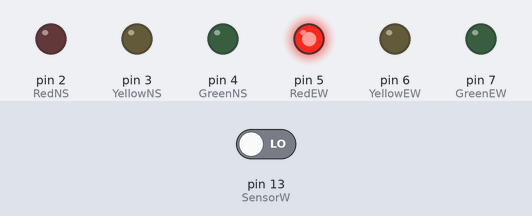
The sketch below on a simulated Arduino Uno, built with avr-gcc and run on an emulated ATmega328P. On the bench: output pins drawn as LEDs (lit = HIGH). The test bench sets the inputs (shaded band); at power-on: pin 13 (SensorW) LOW.

Above: at 0.1 s.
At 1.1 s:
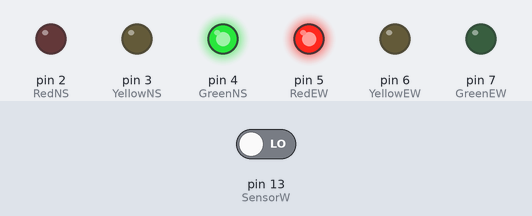
At 13.1 s:
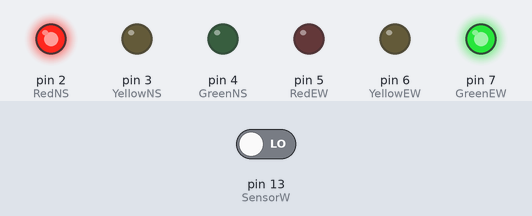
At 18.1 s:
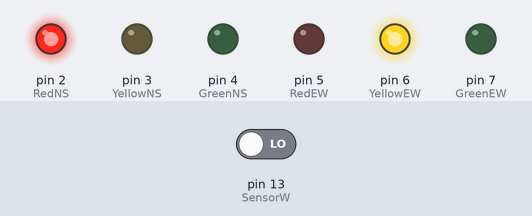
At 30.1 s:
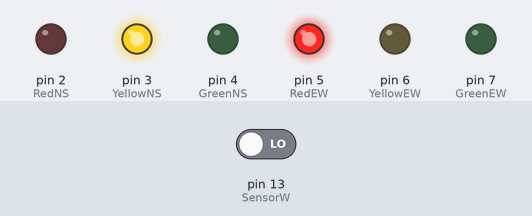
At 38.1 s:
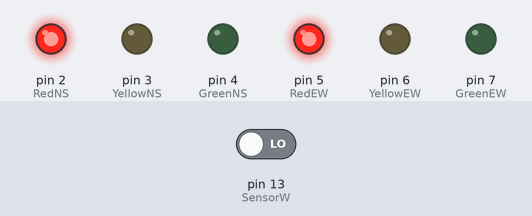
Timing chart, 0 to 40.0 s (numbered marks = the images above):
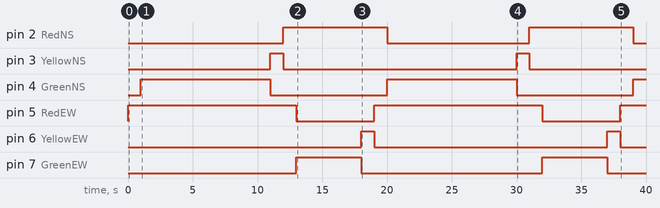

Measured:
- by itself, pin 2 (RedNS): HIGH → LOW at 20.0 s, → HIGH 11.0 s later, → LOW 8.0 s later
- by itself, pin 4 (GreenNS): alternates HIGH for 10.0 s and LOW for 9.0 s

The sketch:

pre_lab_7_21.ino
```cpp
int WalkRequestW = 0;
const int SensorW = 13;
int GreenNS = 4;
int YellowNS = 3;
int RedNS = 2;
int GreenEW = 7;
int YellowEW = 6;
int RedEW = 5;
volatile int buttonState = 0;
void setup() {
  pinMode(GreenNS, OUTPUT);
    pinMode(YellowNS, OUTPUT);
  	pinMode(RedNS, OUTPUT);
  	pinMode(GreenEW, OUTPUT);
  	pinMode(YellowEW, OUTPUT);
    pinMode(RedEW, OUTPUT);
	pinMode(SensorW , INPUT);
 	attachInterrupt(0, pin_ISR, CHANGE);
  	digitalWrite (RedEW, HIGH);
}
void loop() {
  delay(1000);
  digitalWrite(RedNS, LOW);
  digitalWrite(GreenNS, HIGH);
  delay(10000);
  digitalWrite(GreenNS, LOW);
  digitalWrite(YellowNS, HIGH);
  delay(1000);
  digitalWrite(YellowNS, LOW);
  digitalWrite(RedNS, HIGH);
  if (WalkRequestW == 1)
  {
    WalkCycle();
  }
}
void WalkCycle() {
  delay(1000);  //  1 Seconds of RedEW
  digitalWrite(RedEW, LOW); //  Sets RedEW OFF GreenEW ON
  digitalWrite(GreenEW, HIGH);
  delay(5000);  // 5 Seconds of GreenEW
  digitalWrite(GreenEW, LOW); //  Sets GreenEW OFF YellowEW ON
  digitalWrite(YellowEW, HIGH);
  delay(1000);  // 1 Seconds of YellowEW
  digitalWrite(YellowEW, LOW);  //  Sets YellowEW OFF RedEW ON
  digitalWrite(RedEW, HIGH);
  WalkRequestW = 0; //  Reset Push Button
  asm volatile ("  jmp 0");  // Soft-reset of sketch. Makes sure Station 1 "MAIN" always gets Green after a walk cycle
}
void pin_ISR() {
  buttonState = digitalRead(SensorW);
  (WalkRequestW = 1);  //  Walk button has been pressed
}
```
